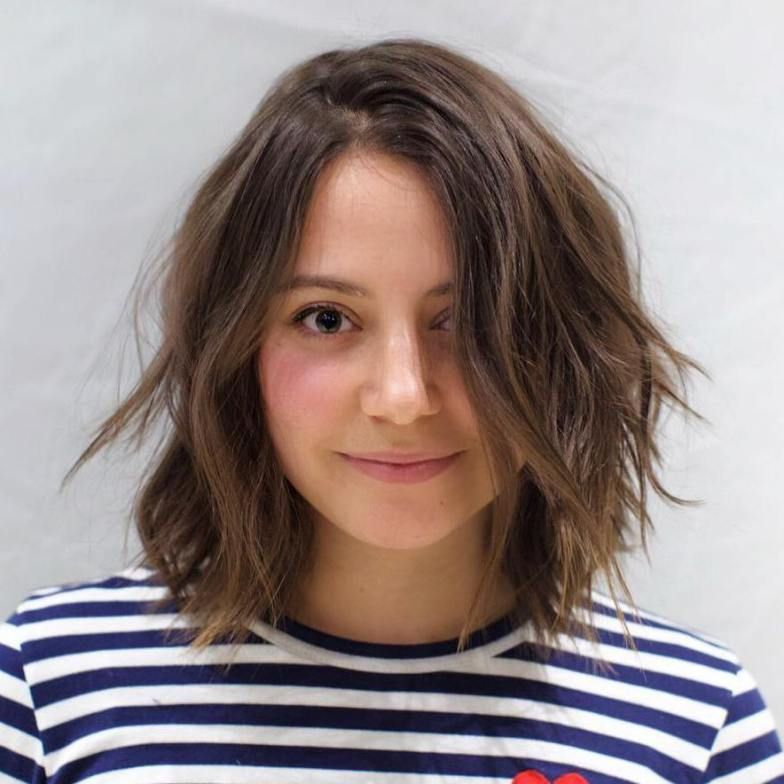
#> input picture the_girl.jpg, 784 x 784 px
$ python filter.py
#> lines starting #> are read from the running program, lines starting #| are printed output that depends on the picture
import cv2
import numpy as np

img = cv2.imread('the_girl.jpg')
#> img is the input picture: shape (784, 784, 3); mean B, G, R 138.2, 138.9, 151.7

#kernel = np.ones((5,5), np.float32)/25
kernel = np.array([	[-1.0, -1.0, -1.0],
			[-1.0, 9.0, -1.0],
			[-1.0, -1.0, -1.0]	])
img_filt = cv2.filter2D(img, -1, kernel)
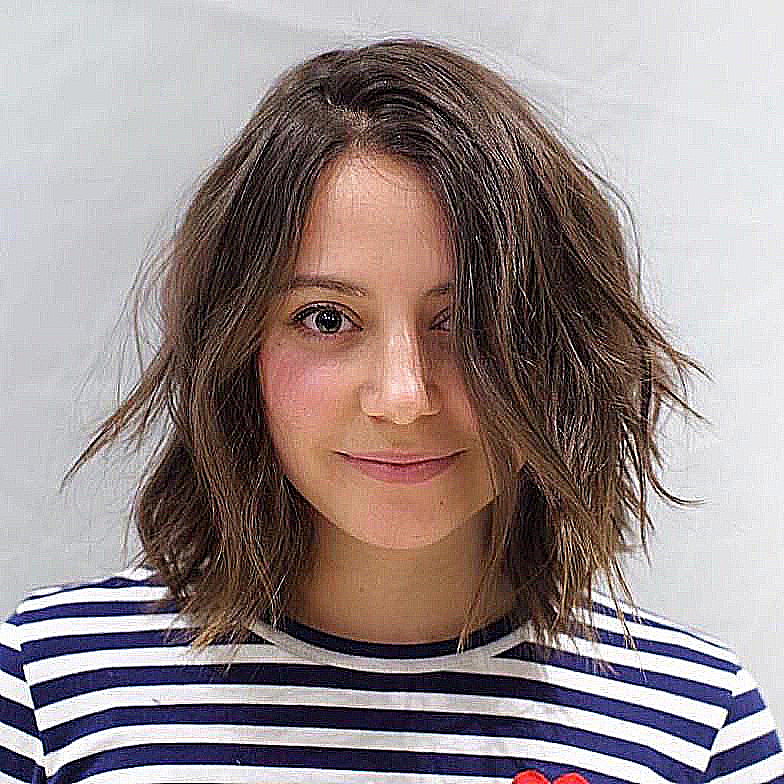
#> img_filt: shape (784, 784, 3); mean B, G, R 138.6, 139.5, 152

cv2.imwrite('im_filt.jpg', img_filt)

$ run again, with league.jpg copied over the_girl.jpg
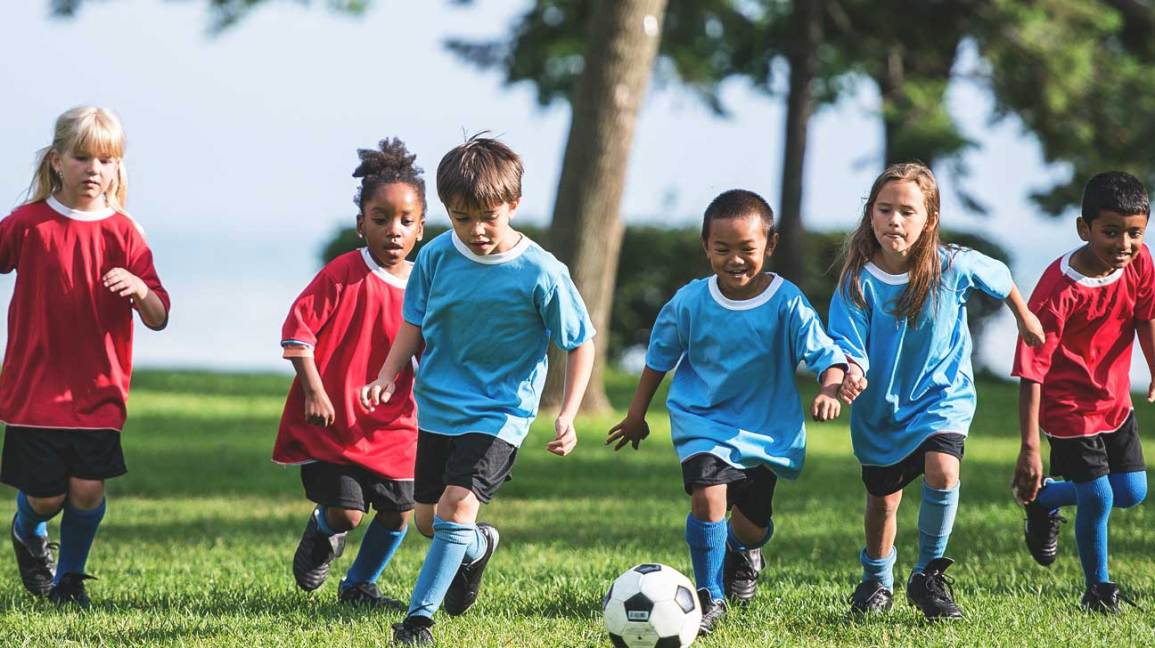
#> input picture league.jpg, 1155 x 648 px
#> img is the input picture: shape (648, 1155, 3); mean B, G, R 124.7, 133.5, 128.5
#> `img_filt = cv2.filter2D(img, -1, kernel)`:
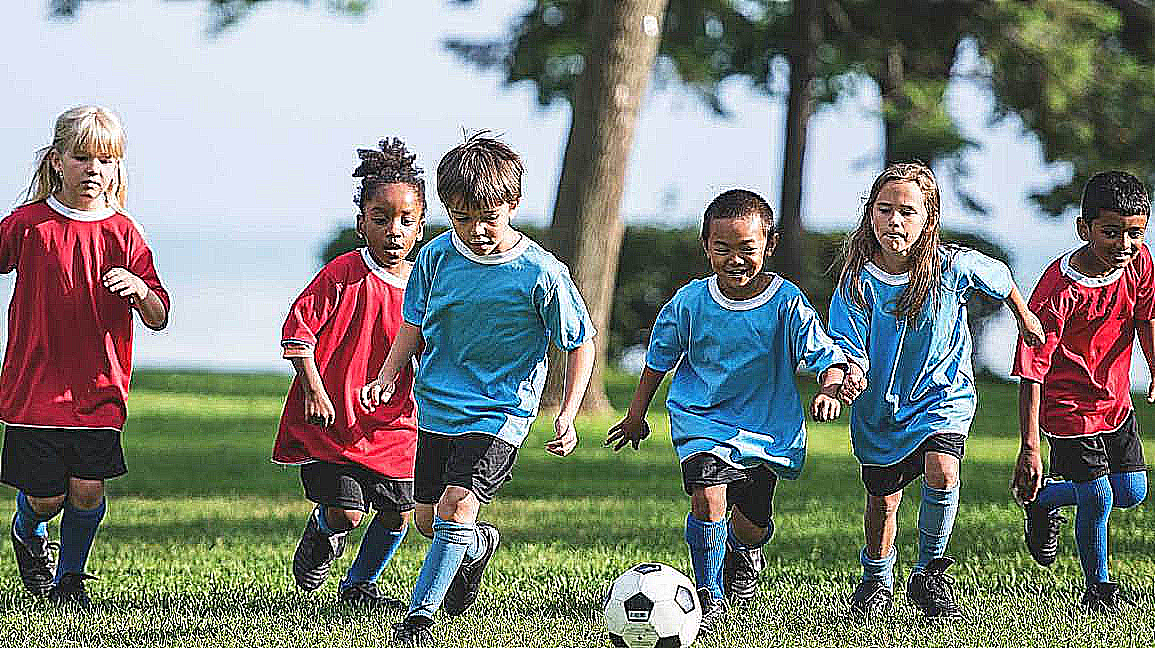
#> img_filt: shape (648, 1155, 3); mean B, G, R 125.9, 131.8, 127.5
